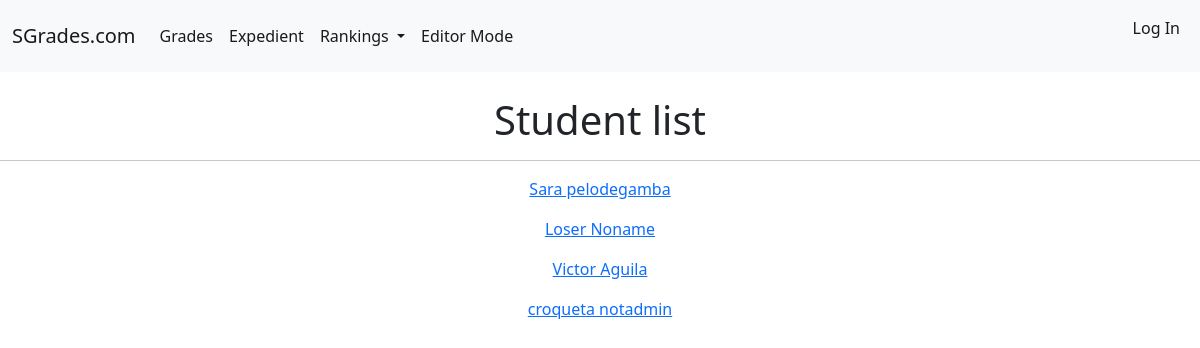
Page /editormode/student_list/ on the committed database.
### SGrades/models.py (models this page shows, shortened)
class Student(models.Model):
    COURSES = (
        ('3', 'Tercer curso'),
    )
    Student_Nif = models.CharField(primary_key=True, max_length=10)
    Name = models.CharField(max_length=20)
    Surname = models.CharField(max_length=50)
    Expedient = models.FloatField(blank=True, default=0, editable=False)
    Ranking = models.IntegerField(editable=False, default=0)
    Course = models.CharField(choices=COURSES, max_length=1)
    def __str__(self):
        return f'{self.Name} {self.Surname}'

### SGrades/views.py (the view)
# urls.py: path('editormode/student_list/', StudentListView, name='student_list'),
def StudentListView(request):
    return render(request, 'student_list.html', {'Student_list': Student.objects.all()})

### templates/student_list.html (shortened to what this page needs)
{% extends 'base.html' %}
{% block content %}
        <h1 style="text-align:center">
            Student list
        </h1>
    <hr>
    {% for student in Student_list %}
        <p style="text-align:center">
            <a href="{% url 'student_detail' student.pk %}">
                {{student}}
            </a>
        </p>
    {% endfor %}
{% endblock %}

### rows in the picture
Student: Name+Surname "Sara pelodegamba"
Student: Name+Surname "Loser Noname"
Student: Name+Surname "Victor Aguila"
Student: Name+Surname "croqueta notadmin"
